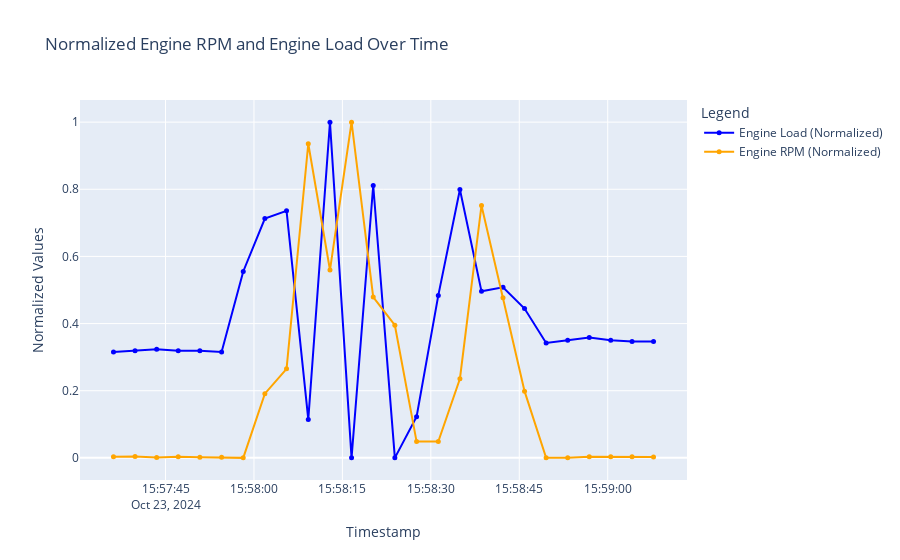

The cell this chart's notebook holds for it:
### Code cell
df['Engine Load Normalized'] = (df['Engine Load'] - df['Engine Load'].min()) / (df['Engine Load'].max() - df['Engine Load'].min())
df['Engine RPM Normalized'] = (df['Engine RPM'] - df['Engine RPM'].min()) / (df['Engine RPM'].max() - df['Engine RPM'].min())

fig = go.Figure()
fig.add_trace(go.Scatter(
    x=df['timestamp'],
    y=df['Engine Load Normalized'],
    mode='lines+markers',
    name='Engine Load (Normalized)',
    line=dict(color='blue', width=2),
    marker=dict(size=5, symbol='circle'),
))
fig.add_trace(go.Scatter(
    x=df['timestamp'],
    y=df['Engine RPM Normalized'],
    mode='lines+markers',
    name='Engine RPM (Normalized)',
    line=dict(color='orange', width=2),
    marker=dict(size=5, symbol='circle'),
))
fig.update_layout(
    title='Normalized Engine RPM and Engine Load Over Time',
    xaxis_title='Timestamp',
    yaxis_title='Normalized Values',
    legend_title='Legend',
    xaxis=dict(showgrid=True),
    yaxis=dict(showgrid=True),
    hovermode='x unified'
)
fig.show()

### Figure 1 — Plotly figure (JSON) as saved in the notebook; plotly's stock layout.template omitted (floating-point values rounded to 4 significant figures)
{"data": [{"line": {"color": "blue", "width": 2}, "marker": {"size": 5, "symbol": "circle"}, "mode": "lines+markers", "name": "Engine Load (Normalized)", "type": "scatter", "x": ["2024-10-23T15:57:36.173000", "2024-10-23T15:57:39.834000", "2024-10-23T15:57:43.500000", "2024-10-23T15:57:47.154000", "2024-10-23T15:57:50.826000", "2024-10-23T15:57:54.511000", "2024-10-23T15:57:58.181000", "2024-10-23T15:58:01.851000", "2024-10-23T15:58:05.527000", "2024-10-23T15:58:09.212000", "2024-10-23T15:58:12.892000", "2024-10-23T15:58:16.553000", "2024-10-23T15:58:20.227000", "2024-10-23T15:58:23.898000", "2024-10-23T15:58:27.583000", "2024-10-23T15:58:31.265000", "2024-10-23T15:58:34.932000", "2024-10-23T15:58:38.592000", "2024-10-23T15:58:42.238000", "2024-10-23T15:58:45.889000", "2024-10-23T15:58:49.553000", "2024-10-23T15:58:53.212000", "2024-10-23T15:58:56.872000", "2024-10-23T15:59:00.512000", "2024-10-23T15:59:04.128000", "2024-10-23T15:59:07.768000"], "y": [0.3153, 0.3193, 0.3233, 0.3193, 0.3193, 0.3153, 0.5552, 0.7129, 0.7359, 0.1145, 1, 0, 0.8112, 0, 0.1225, 0.4839, 0.7992, 0.496, 0.508, 0.4448, 0.3424, 0.3504, 0.3584, 0.3504, 0.3464, 0.3464]}, {"line": {"color": "orange", "width": 2}, "marker": {"size": 5, "symbol": "circle"}, "mode": "lines+markers", "name": "Engine RPM (Normalized)", "type": "scatter", "x": ["2024-10-23T15:57:36.173000", "2024-10-23T15:57:39.834000", "2024-10-23T15:57:43.500000", "2024-10-23T15:57:47.154000", "2024-10-23T15:57:50.826000", "2024-10-23T15:57:54.511000", "2024-10-23T15:57:58.181000", "2024-10-23T15:58:01.851000", "2024-10-23T15:58:05.527000", "2024-10-23T15:58:09.212000", "2024-10-23T15:58:12.892000", "2024-10-23T15:58:16.553000", "2024-10-23T15:58:20.227000", "2024-10-23T15:58:23.898000", "2024-10-23T15:58:27.583000", "2024-10-23T15:58:31.265000", "2024-10-23T15:58:34.932000", "2024-10-23T15:58:38.592000", "2024-10-23T15:58:42.238000", "2024-10-23T15:58:45.889000", "2024-10-23T15:58:49.553000", "2024-10-23T15:58:53.212000", "2024-10-23T15:58:56.872000", "2024-10-23T15:59:00.512000", "2024-10-23T15:59:04.128000", "2024-10-23T15:59:07.768000"], "y": [0.002997, 0.003996, 0.000999, 0.003497, 0.001998, 0.001998, 0, 0.1913, 0.2652, 0.9356, 0.5594, 1, 0.479, 0.3951, 0.04845, 0.04845, 0.2358, 0.7517, 0.477, 0.1988, 0.0004995, 0.0004995, 0.002997, 0.002997, 0.002997, 0.002498]}], "layout": {"autosize": true, "hovermode": "x unified", "legend": {"title": {"text": "Legend"}}, "title": {"text": "Normalized Engine RPM and Engine Load Over Time"}, "xaxis": {"autorange": true, "range": ["2024-10-23 15:57:30.6337", "2024-10-23 15:59:13.3073"], "showgrid": true, "title": {"text": "Timestamp"}, "type": "date"}, "yaxis": {"autorange": true, "range": [-0.07785, 1.078], "showgrid": true, "title": {"text": "Normalized Values"}, "type": "linear"}}}
